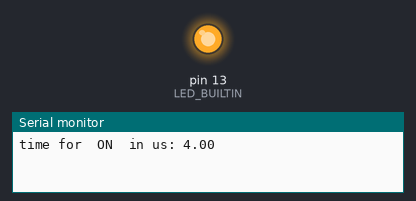
Bench run of a sketch on a simulated Arduino Uno, built with avr-gcc and run on an emulated ATmega328P. On the bench: output pins drawn as LEDs (lit = HIGH), the last lines printed to the serial monitor.

Above: at 5.0 s.
At 15.0 s:
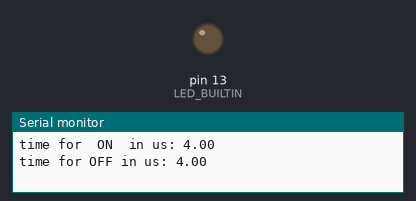
Timing chart, 0 to 26.0 s (numbered marks = the images above):
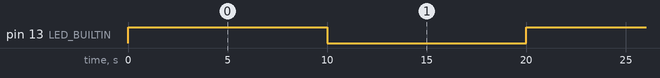

Measured:
- by itself, pin 13 (LED_BUILTIN): alternates HIGH for 10.0 s and LOW for 10.0 s

The sketch:

Blink.ino
```cpp
void setup() {
  Serial.begin(9600);
  // initialize digital pin LED_BUILTIN as an output.
  pinMode(LED_BUILTIN, OUTPUT);
}
void loop() {
  // variables for timekeeping:
  float t;
  float t2;
  t=millis(); // get current time
  //on-------------------------------------------------
  digitalWrite(LED_BUILTIN, HIGH);   // turn the LED on (HIGH is the voltage level)
  delayMicroseconds(5000);
  t2 = millis()-t; // time for calculations
  // output results:
  Serial.print("time for  ON  in us: ");
  Serial.println(t2 );
  delay(10000);                       // wait for 10  second
  // this is actually required or the compiler will reomve the for loops
  // above as part of the optimization during compiling.

  //off---------------------------------------
  t=millis(); // get current time
  digitalWrite(LED_BUILTIN, LOW);    // turn the LED off by making the voltage LOW
  delayMicroseconds(5000);
  t2 = millis()-t; // time for calculations
  // output results:
  Serial.print("time for OFF in us: ");
  Serial.println(t2);
  delay(10000);                       // wait for 10  second
  // this is actually required or the compiler will reomve the for loops
  // above as part of the optimization during compiling.

}
```
